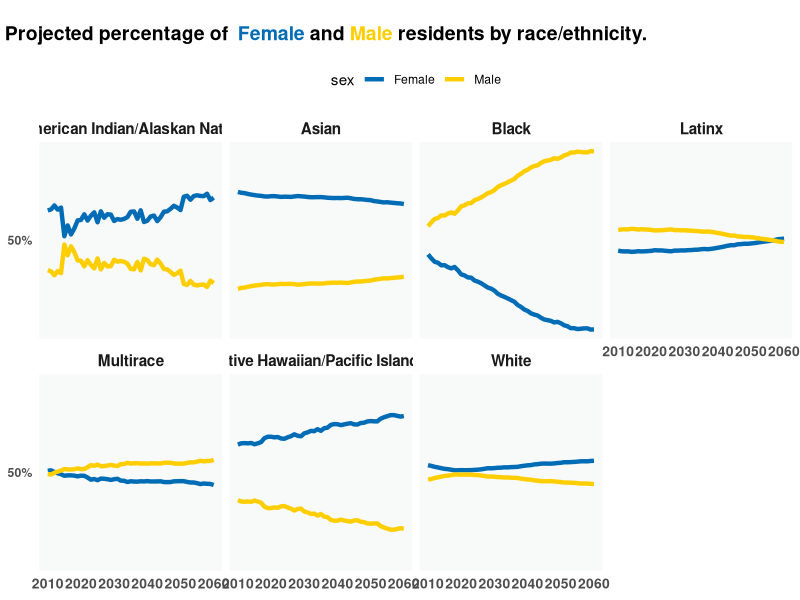

The R script that drew this image:
## ---- chunk 1

library(tidyverse)
library(ggplot2)
library(grid)
library(gridExtra)
library(ggtext)

# load data ------------------------------------
## cleaned dof P3 ----
dof <- read.csv("data//dof_estimates_sex_race.csv")

## ---- chunk 2
# visualize -------------------------------------
## goal: see how the population changed over time ----
### set the colors ----
male_color <- "#ffce00"
female_color <- "#006cb6"

### make the plot ----
plot <- ggplot(dof) +
  geom_line(aes(x = year, y = prop, group = sex, color = sex), 
            size = 1.5) + 
  scale_color_manual(values = c("Female" = female_color,
                               "Male" = male_color)) + 
  facet_wrap(~race_cat,
             nrow = 2) + 
  scale_y_continuous(
    labels = scales::percent,
    breaks = 0.5,
  ) + 
  theme_minimal() + 
  theme(
    panel.grid.minor = element_blank(),
    panel.grid.major.x = element_blank(),
    panel.grid.major.y = element_line(size = 0.001, color = "black"),
    axis.title = element_blank(),
    axis.text = element_text(face = "bold"),
    axis.text.x = element_text(size = 10),
    strip.text.x = element_text(size = 11, face = "bold"),
    legend.position = "top",
    panel.background = element_rect(fill = "#F8F9F9", 
                                    color = "#F8F9F9")
    
  ) 

### make the title ----
plot_title <- grobTree(
  gp = gpar(fontsize = 14, fontface = "bold"), 
  textGrob(label = "Projected percentage of  ", 
           name = "first_part",
           x = unit(0.2, "lines"), 
           y = unit(0.5, "lines"), 
           hjust = 0, 
           vjust = 0),
  textGrob(label = "Female", 
           name = "female",
           x = grobWidth("first_part") + unit(0.2, "lines"), 
           y = unit(0.5, "lines"),
           hjust = 0, 
           vjust = 0, 
           gp = gpar(col = female_color)),
  textGrob(label = " and ", 
           name = "second_part",
           x = grobWidth("first_part") + grobWidth("female") + unit(0.2, "lines"), 
           y = unit(0.5, "lines"),
           hjust = 0, 
           vjust = 0),
  textGrob(label = "Male", 
           name = "male",
           x = grobWidth("first_part") + grobWidth("female") + grobWidth("second_part") + unit(0.2, "lines"), 
           y = unit(0.5, "lines"),
           hjust = 0, 
           vjust = 0, 
           gp = gpar(col = male_color)),
  textGrob(label = " residents by race/ethnicity.", 
           name = "last_part",
           x = grobWidth("first_part") + grobWidth("female") + grobWidth("second_part") + grobWidth("male") + unit(0.2, "lines"), 
           y = unit(0.5, "lines"),
           hjust = 0, 
           vjust = 0)
  )
  
## put it all together ----
combined_plot <- arrangeGrob(plot, top=plot_title, padding = unit(2.6, "line"))
  
grid.arrange(combined_plot)
